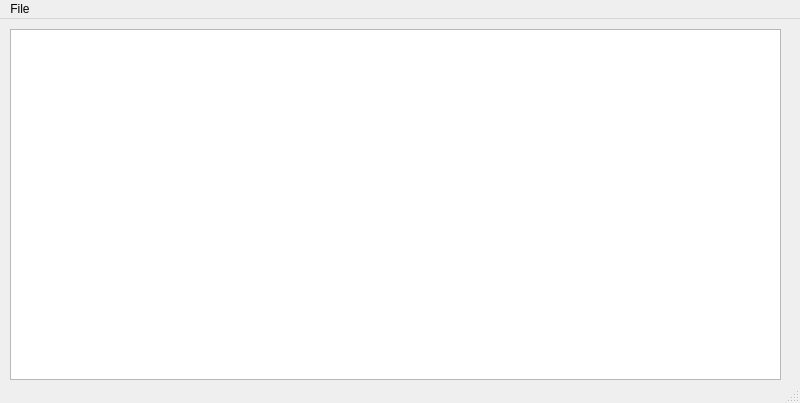
<?xml version="1.0" encoding="UTF-8"?>
<ui version="4.0">
 <class>MainWindow</class>
 <widget class="QMainWindow" name="MainWindow">
  <property name="geometry">
   <rect>
    <x>0</x>
    <y>0</y>
    <width>800</width>
    <height>403</height>
   </rect>
  </property>
  <property name="windowTitle">
   <string>MainWindow</string>
  </property>
  <widget class="QWidget" name="centralwidget">
   <widget class="QTextEdit" name="textEdit">
    <property name="geometry">
     <rect>
      <x>10</x>
      <y>10</y>
      <width>771</width>
      <height>351</height>
     </rect>
    </property>
   </widget>
  </widget>
  <widget class="QMenuBar" name="menubar">
   <property name="geometry">
    <rect>
     <x>0</x>
     <y>0</y>
     <width>800</width>
     <height>21</height>
    </rect>
   </property>
   <widget class="QMenu" name="menuFile">
    <property name="title">
     <string>File</string>
    </property>
    <addaction name="actionOpen"/>
    <addaction name="actionSave"/>
   </widget>
   <addaction name="menuFile"/>
  </widget>
  <widget class="QStatusBar" name="statusbar"/>
  <action name="actionOpen">
   <property name="text">
    <string>Open</string>
   </property>
   <property name="shortcut">
    <string>Ctrl+O</string>
   </property>
  </action>
  <action name="actionSave">
   <property name="text">
    <string>Save</string>
   </property>
   <property name="shortcut">
    <string>Ctrl+S</string>
   </property>
  </action>
 </widget>
 <resources/>
 <connections/>
</ui>
